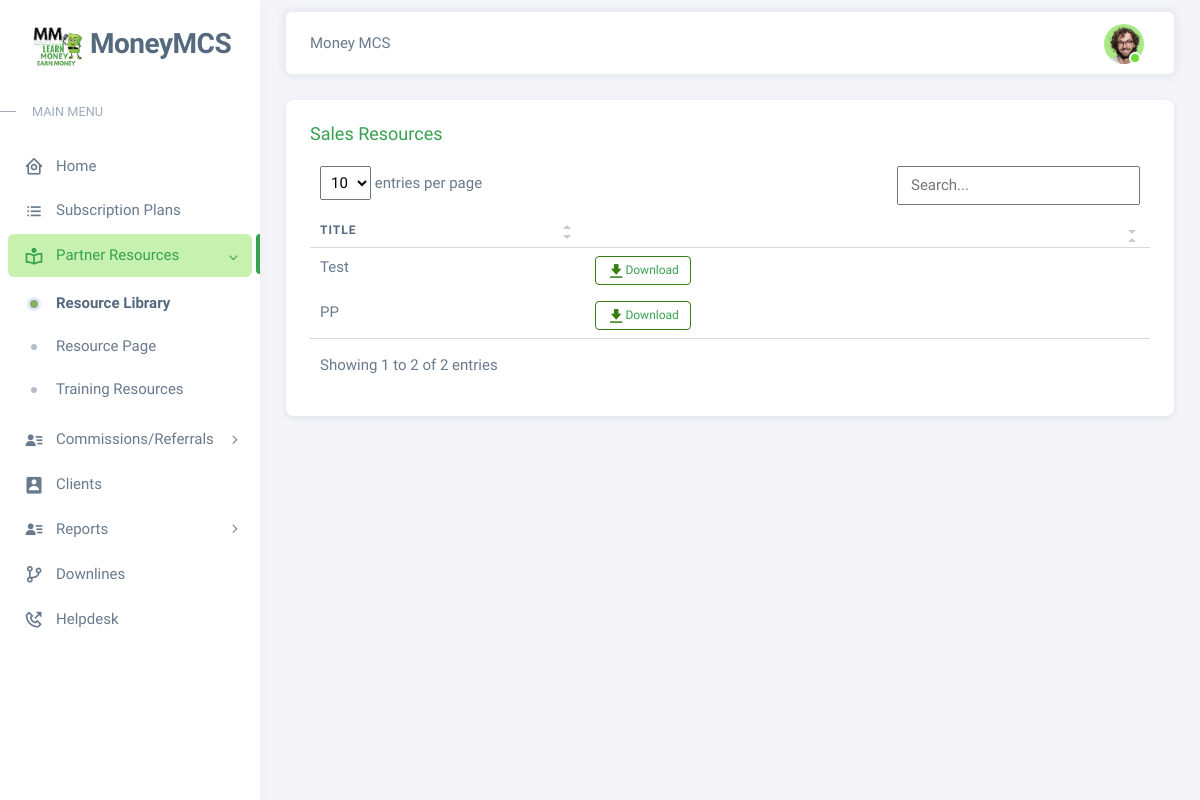
The app's page /pages/sales_resources.php (signed in) with its own data.
### tables this page shows
CREATE TABLE `users` (
  `id` int(11) NOT NULL,
  `regcode` varchar(50) NOT NULL,
  `moneymcid` varchar(50) NOT NULL,
  `email` varchar(200) NOT NULL,
  `password` varchar(60) NOT NULL,
  `type` int(1) NOT NULL,
  `level` varchar(50) NOT NULL,
  `firstname` varchar(50) NOT NULL,
  `lastname` varchar(50) NOT NULL,
  `address` text NOT NULL,
  `contact_info` varchar(100) NOT NULL,
  `photo` varchar(200) NOT NULL,
  `status` int(1) NOT NULL,
  `activate_code` varchar(15) NOT NULL,
  `reset_code` varchar(15) NOT NULL,
  `created_on` date NOT NULL,
  `last_login` date NOT NULL,
  `ip` varchar(50) NOT NULL,
  `last_login_ip` varchar(50) NOT NULL
);

CREATE TABLE `resources` (
  `id` int(11) NOT NULL,
  `filenames` text NOT NULL,
  `resources` varchar(255) NOT NULL,
  `category` varchar(255) NOT NULL,
  `type` varchar(50) NOT NULL,
  `status` int(5) NOT NULL,
  `date_added` date NOT NULL
);

### pages/includes/session.php (called while the page is built, shortened)
<?php
	include '../includes/conn.php';
	$conn = $pdo->open();
	$stmt = $conn->prepare("SELECT * FROM users WHERE id=:id");
	$stmt->execute(['id'=>$_SESSION['agent']]);
	$agent = $stmt->fetch();
?>

### pages/sales_resources.php (the view, shortened to what this page needs)
<?php
  include 'includes/session.php';
?>
<!DOCTYPE html>
<html
  lang="en"
  class="light-style layout-menu-fixed"
  dir="ltr"
  data-theme="theme-default"
  data-assets-path="../assets/"
  data-template="vertical-menu-template-free"
>
  <head>
    <?php include 'includes/headers.php'; ?>
  </head>
  <body>
    <div class="layout-wrapper layout-content-navbar">
      <div class="layout-container">
        <aside id="layout-menu" class="layout-menu menu-vertical menu bg-menu-theme">
          <div class="app-brand demo">
            <a href="#" class="app-brand-link">
              <span class="app-brand-logo demo">
                <img aria-hidden="true" class="object-contain w-full h-full" src="../assets/img/earnmoney.png" width="50">
              </span>
              <span class="app-brand-text demo menu-text fw-bolder ms-2">MoneyMCS</span>
            </a>
          </div>
          <?php include 'includes/resource_sidemenu.php'; ?>
          </ul>
        </aside>
        <div class="layout-page">
          <nav
            class="layout-navbar container-xxl navbar navbar-expand-xl navbar-detached align-items-center bg-navbar-theme"
            id="layout-navbar"
          >
            <div class="navbar-nav-right d-flex align-items-center" id="navbar-collapse">
              <div class="navbar-nav align-items-center">
                <div class="nav-item d-flex align-items-center">
                  Money MCS
                </div>
              </div>
              <ul class="navbar-nav flex-row align-items-center ms-auto">
                <li class="nav-item navbar-dropdown dropdown-user dropdown">
                  <a class="nav-link dropdown-toggle hide-arrow" href="javascript:void(0);" data-bs-toggle="dropdown">
                    <div class="avatar avatar-online">
                        <img src="<?php echo (!empty($agent['photo'])) ? '../images/'.$agent['photo'] : '../images/default.png'; ?>" class="w-px-40 h-auto rounded-circle">
                    </div>
                  </a>
                </li>
              </ul>
            </div>
          </nav>
          <div class="content-wrapper">
            <div class="container-xxl flex-grow-1 container-p-y">
                <div class="row">
                  <div class="col-lg-12 mb-4 order-0">
                    <div class="card">
                      <div class="d-flex align-items-end">
                        <div class="col-sm-12">
                          <div class="card-body">
                            <h5 class="card-title text-primary">Sales Resources</h5>
                            <div class="table-responsive text-nowrap">
                              <table id="" class="table table-borderless">
                                <thead>
                                  <th>Title</th>
                                  <th></th>
                                </thead>
                                <tbody>
                                  <?php
                                    $conn = $pdo->open();
                                    try{
                                      $stmt = $conn->prepare("SELECT * FROM resources WHERE status=:status AND category=:category");
                                      $stmt->execute(['status'=>1, 'category'=>'Sales Resources']);
                                      foreach($stmt as $row){
                                        echo "
                                          <tr>
                                            <td>".$row['resources']."</td>
                                            <td>
                                              <button type='button' class='btn btn-outline-success btn-sm edit' data-id='".$row['id']."'><i class='bx bxs-download'></i><a href='../config/files/".$row['filenames']."' target='_blank'>Download</a></button>
                                            </td>
                                          </tr>
                                        ";
                                      }
                                    }
                                    catch(PDOException $e){
                                      echo $e->getMessage();
                                    }
                                  ?>
                                </tbody>
                              </table>
                            </div>
                          </div>
                        </div>
                      </div>
                    </div>
                  </div>
                </div>
            </div>
            <footer class="content-footer footer bg-footer-theme">
              <div class="container-xxl d-flex flex-wrap justify-content-between py-2 flex-md-row flex-column">
                </div>
              </div>
          </div>
        </div>
      </div>
    <?php include 'includes/light_datascript.php'; ?>
  </body>
</html>

### assets/css/demo.css (style rules this page uses)
.menu .app-brand.demo { height: 64px; margin-top: 12px; }
.app-brand-text.demo { font-size: 1.75rem; letter-spacing: -0.5px; text-transform: capitalize; }

### pages/includes/light_datastyle.css (style rules this page uses)
.dataTable-table { max-width: 100%; width: 100%; border-spacing: 0; border-collapse: separate; }
.dataTable-table > tbody > tr > td, .dataTable-table > tbody > tr > th, .dataTable-table > tfoot > tr > td, .dataTable-table > tfoot > tr > th, .dataTable-table > thead > tr > td, .dataTable-table > thead > tr > th { vertical-align: top; padding: 8px 10px; }
.dataTable-table > thead > tr > th { vertical-align: bottom; text-align: left; border-bottom: 1px solid #d9d9d9; }
.dataTable-table th { vertical-align: bottom; text-align: left; }

### records on screen
users: photo (picture)
resources: resources "Test"
resources: resources "PP"
